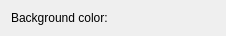
<?xml version="1.0" encoding="UTF-8"?>
<ui version="4.0">
 <class>MotionPoint</class>
 <widget class="QWidget" name="MotionPoint">
  <property name="geometry">
   <rect>
    <x>0</x>
    <y>0</y>
    <width>226</width>
    <height>32</height>
   </rect>
  </property>
  <layout class="QGridLayout" name="gridLayout">
   <item row="0" column="0">
    <widget class="QLabel" name="label">
     <property name="text">
      <string>Background color:</string>
     </property>
    </widget>
   </item>
   <item row="0" column="1">
    <widget class="ColorPicker" name="background" native="true"/>
   </item>
  </layout>
 </widget>
 <customwidgets>
  <customwidget>
   <class>ColorPicker</class>
   <extends>QWidget</extends>
   <header>ColorPicker.h</header>
   <container>1</container>
  </customwidget>
 </customwidgets>
 <resources/>
 <connections/>
</ui>
